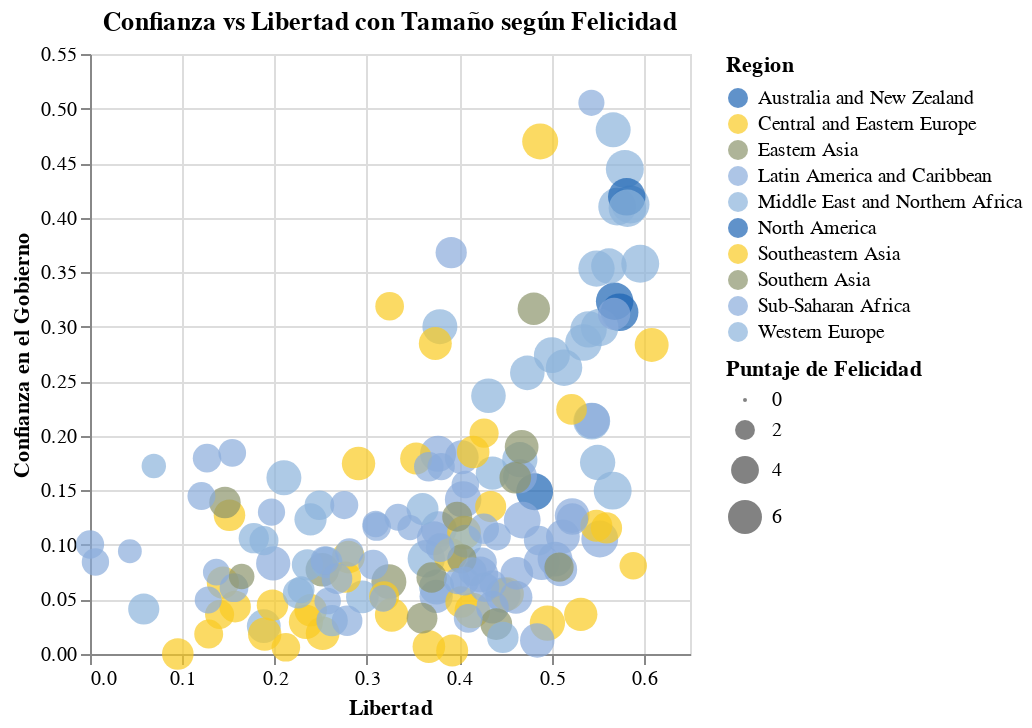

The code cell stored with this chart in its notebook:
### Markdown cell above
## 2. Bubble chart de la Libertad contra la corrupción y la confianza con el gobierno

### Code cell
graph2 = alt.Chart(df).mark_circle().encode(
    x=alt.X("Freedom:Q", title="Libertad"),
    y=alt.Y("Trust (Government Corruption):Q", title="Confianza en el Gobierno"),
    size=alt.Size("Happiness Score", title="Puntaje de Felicidad"),
    color=alt.Color("Region:N", scale=alt.Scale(range=colors)),
    tooltip=["Country", "Region", "Happiness Score", "Freedom", "Trust (Government Corruption)"]
).properties(title="Confianza vs Libertad con Tamaño según Felicidad")
graph2.display(width=800, height=400)

### Figure 1 — Vega-Lite specification as saved in the notebook (floating-point values rounded to 4 significant figures; data arrays with more than 128 entries replaced by an {"elided": "..."} marker saying what was removed)
{"config": {"view": {"continuousWidth": 300, "continuousHeight": 300}}, "data": {"name": "data-5e601643f147ccceb8cef2df73f91dfd"}, "mark": {"type": "circle"}, "encoding": {"color": {"field": "Region", "scale": {"range": ["#1c64b4", "#f9cb22", "#8c946c", "#8aacdc", "#8cb4dc"]}, "type": "nominal"}, "size": {"field": "Happiness Score", "title": "Puntaje de Felicidad", "type": "quantitative"}, "tooltip": [{"field": "Country", "type": "nominal"}, {"field": "Region", "type": "nominal"}, {"field": "Happiness Score", "type": "quantitative"}, {"field": "Freedom", "type": "quantitative"}, {"field": "Trust (Government Corruption)", "type": "quantitative"}], "x": {"field": "Freedom", "title": "Libertad", "type": "quantitative"}, "y": {"field": "Trust (Government Corruption)", "title": "Confianza en el Gobierno", "type": "quantitative"}}, "title": "Confianza vs Libertad con Tamaño según Felicidad", "$schema": "https://vega.github.io/schema/vega-lite/v5.8.0.json", "datasets": {"data-5e601643f147ccceb8cef2df73f91dfd": {"elided": "157 records"}}}
